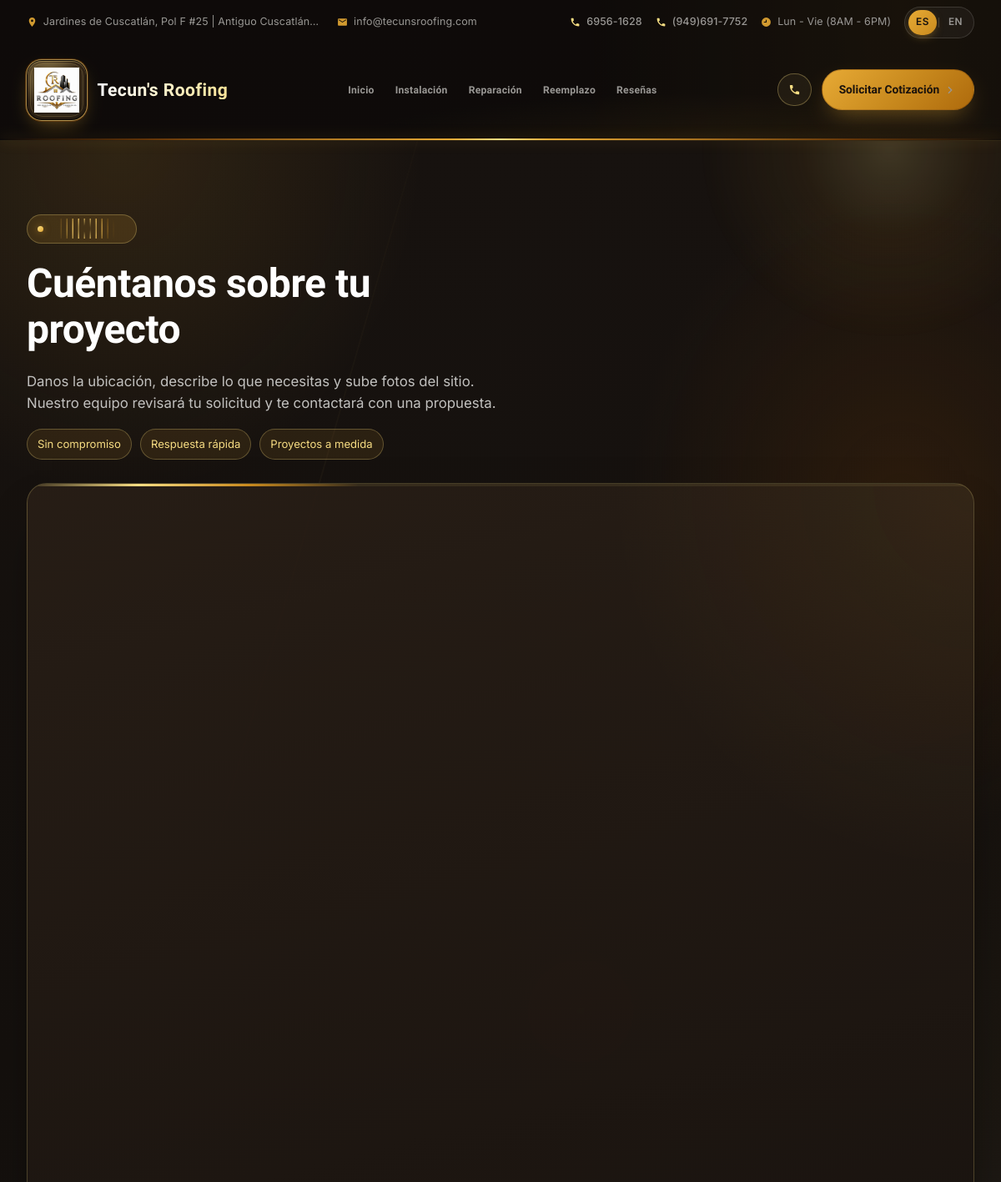
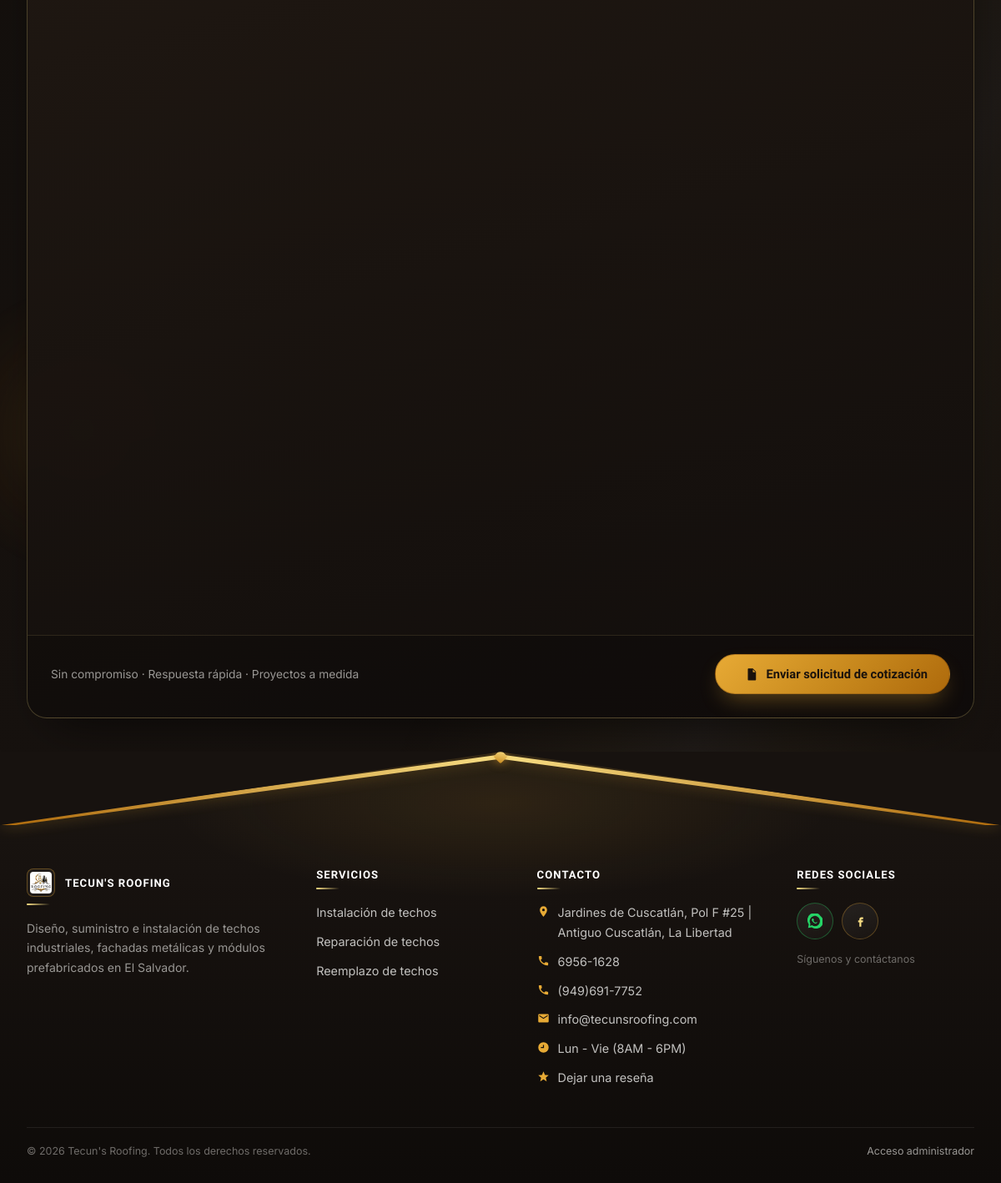
/cotizacion, run on the app's committed database (2 pictures, top to bottom).
### models.py (models this page shows)
class ContentBlock(db.Model):
    __tablename__ = "content_blocks"
    id = db.Column(db.Integer, primary_key=True)
    section_key = db.Column(db.String(80), unique=True, nullable=False)
    label = db.Column(db.String(150), nullable=False)  # human-friendly label for admin UI
    eyebrow = db.Column(db.String(150))
    title = db.Column(db.String(300))
    body = db.Column(db.Text)
    image_path = db.Column(db.String(300))
    extra = db.Column(db.String(300))  # small extra field (phone, cta label, etc.)
    updated_at = db.Column(db.DateTime, default=datetime.utcnow, onupdate=datetime.utcnow)

class Service(db.Model):
    __tablename__ = "services"
    id = db.Column(db.Integer, primary_key=True)
    slug = db.Column(db.String(120), unique=True, nullable=False)
    name = db.Column(db.String(150), nullable=False)
    short_description = db.Column(db.String(400))
    description = db.Column(db.Text)
    image_path = db.Column(db.String(300))  # imagen de portada / fallback del hero
    video_path = db.Column(db.String(300))  # video opcional del hero (mp4/webm)
    order = db.Column(db.Integer, default=0)
    active = db.Column(db.Boolean, default=True)
    gallery_images = db.relationship(
        "ServiceGalleryImage",
        backref="service",
        cascade="all, delete-orphan",
        lazy=True,
        order_by="ServiceGalleryImage.sort_order",
    )

### public_routes.py (the view, shortened to what this page needs)
@public_bp.route("/cotizacion", methods=["GET", "POST"])
def cotizacion():
    services = Service.query.filter_by(active=True).order_by(Service.order).all()
    if getattr(g, "lang", "es") == "en":
        services = [translations.localize_service(s) for s in services]
    quote_glass_cards = (
        QuoteGlassCard.query.filter_by(active=True)
        .order_by(QuoteGlassCard.sort_order, QuoteGlassCard.id)
        .limit(3)
        .all()
    )
    glass_rotations = [-15, 5, 25]
    return render_template(
        "cotizacion.html",
        services=services,
        quote_glass_cards=quote_glass_cards,
        glass_rotations=glass_rotations,
    )

### translations.py (called while the page is built)
def set_language():
    lang = request.cookies.get("lang")
    if lang not in SUPPORTED:
        lang = detect_lang()
    g.lang = lang

def detect_lang():
    accept = request.headers.get("Accept-Language", "")
    primary = accept.split(",")[0].strip().lower()
    code = primary.split(";")[0].split("-")[0].strip()
    return EN if code == EN else DEFAULT

def t(text, lang=None):
    text = str(text) if text is not None else ""
    if not text.strip():
        return text
    lang = lang or getattr(g, "lang", DEFAULT)
    if lang == DEFAULT or not _enabled():
        return text
    mapping = translate_mapping([text], lang)
    return mapping.get(text, text)

### templates/cotizacion.html (shortened to what this page needs)
{% extends "base.html" %}
{% block extra_head %}
<link rel="stylesheet" href="https://unpkg.com/leaflet@1.9.4/dist/leaflet.css" />
{% endblock %}
{% block content %}
<section class="quote-page">
  <div class="quote-page__bg" aria-hidden="true">
    <div class="quote-page__orb quote-page__orb--1"></div>
    <div class="quote-page__orb quote-page__orb--2"></div>
    <div class="quote-page__orb quote-page__orb--3"></div>
  </div>
  <div class="quote-page__hero">
    <div class="container quote-page__hero-grid">
      <div class="quote-page__hero-copy">
        {% set quote_eyebrow = t('Cotización') %}
        <div class="eyebrow eyebrow--shine quote-reveal" style="--reveal-delay:0s">
          <span class="eyebrow-shine">
            <span class="eyebrow-shine__loader" aria-hidden="true"></span>
          </span>
        </div>
        <h1 class="quote-reveal" style="--reveal-delay:.08s">{{ t('Cuéntanos sobre tu proyecto') }}</h1>
        <p class="quote-page__lead quote-reveal" style="--reveal-delay:.16s">{{ t('Danos la ubicación, describe lo que necesitas y sube fotos del sitio. Nuestro equipo revisará tu solicitud y te contactará con una propuesta.') }}</p>
        <ul class="quote-page__perks quote-reveal" style="--reveal-delay:.24s" aria-label="{{ t('Beneficios') }}">
          <li style="--perk-i:0">{{ t('Sin compromiso') }}</li>
          <li style="--perk-i:1">{{ t('Respuesta rápida') }}</li>
          <li style="--perk-i:2">{{ t('Proyectos a medida') }}</li>
        </ul>
      </div>
    </div>
  </div>
  <div class="container quote-page__body">
    <form class="quote-form quote-reveal" style="--reveal-delay:.32s" method="POST" action="{{ url_for('public.cotizacion') }}" enctype="multipart/form-data">
      <div class="quote-form__progress" aria-hidden="true">
        <span class="quote-form__progress-bar"></span>
      </div>
      <div class="quote-form__footer">
        <p class="quote-form__note">{{ t('Sin compromiso · Respuesta rápida · Proyectos a medida') }}</p>
        <button type="submit" class="btn btn-rust quote-form__submit">
          <svg class="btn-ico" viewBox="0 0 24 24" aria-hidden="true"><path fill="currentColor" d="M7 3h7l5 5v13a1 1 0 0 1-1 1H7a1 1 0 0 1-1-1V4a1 1 0 0 1 1-1zm7 1.5V9h4.5L14 4.5zM9 12h6v1.5H9V12zm0 3.5h6V17H9v-1.5zm0-7h3V10H9V8.5z"/></svg>
          <span>{{ t('Enviar solicitud de cotización') }}</span>
        </button>
      </div>
    </form>
  </div>
</section>
{% endblock %}

### templates/base.html (shortened to what this page needs)
<!doctype html>
<html lang="{{ 'en' if current_lang == 'en' else 'es' }}">
<head>
  <link rel="stylesheet" href="{{ url_for('static', filename='css/style.css') }}">
  {% block extra_head %}{% endblock %}
</head>
<body>
  <div class="site-header" id="siteHeader">
    <div class="topbar">
      <div class="container">
        <div class="topbar-left">
          {% if site_info %}
          <span class="topbar-item">
            <svg class="topbar-ico" viewBox="0 0 24 24" aria-hidden="true"><path fill="currentColor" d="M12 2C8.13 2 5 5.13 5 9c0 5.25 7 13 7 13s7-7.75 7-13c0-3.87-3.13-7-7-7zm0 9.5A2.5 2.5 0 1 1 12 6.5a2.5 2.5 0 0 1 0 5z"/></svg>
            <span>{{ site_info.body }}</span>
          </span>
          <a class="topbar-item" href="mailto:{{ site_info.title }}">
            <svg class="topbar-ico" viewBox="0 0 24 24" aria-hidden="true"><path fill="currentColor" d="M20 4H4c-1.1 0-2 .9-2 2v12c0 1.1.9 2 2 2h16c1.1 0 2-.9 2-2V6c0-1.1-.9-2-2-2zm0 4-8 5L4 8V6l8 5 8-5v2z"/></svg>
            <span>{{ site_info.title }}</span>
          </a>
          {% endif %}
        </div>
        <div class="topbar-right">
          {% if site_info %}
          <div class="topbar-phones">
            {% if site_info.eyebrow %}
            <a class="topbar-item topbar-item--phone" href="tel:{{ site_info.eyebrow }}">
              <span>{{ site_info.eyebrow }}</span>
            </a>
            {% endif %}
            {% if site_info.image_path %}
            <a class="topbar-item topbar-item--phone" href="tel:{{ site_info.image_path }}">
              <span>{{ site_info.image_path }}</span>
            </a>
            {% endif %}
            <span class="topbar-item">
            <svg class="topbar-ico" viewBox="0 0 24 24" aria-hidden="true"><path fill="currentColor" d="M12 2a10 10 0 1 0 0 20 10 10 0 0 0 0-20zm1 11H7v-2h4V7h2v6z"/></svg>
            <span>{{ site_info.extra }}</span>
          </span>
          <div class="lang-switch" aria-label="Idioma / Language">
            <a href="{{ url_for('public.set_lang', lang='es') }}" class="{{ 'active' if current_lang == 'es' else '' }}" aria-label="Español">ES</a>
            <a href="{{ url_for('public.set_lang', lang='en') }}" class="{{ 'active' if current_lang == 'en' else '' }}" aria-label="English">EN</a>
          </div>
        </div>
        {% endif %}
      </div>
    </div>
    <header class="navbar">
      <div class="container">
        <a class="brand" href="{{ url_for('public.index') }}">
          {% if site_logo and site_logo.image_path %}
            <span class="brand-logo-wrap">
              <img src="{{ url_for('static', filename=site_logo.image_path) }}" alt="Tecun's Roofing">
            </span>
          {% else %}
            <span class="brand-mark" aria-hidden="true"></span>
          {% endif %}
          <span class="brand-text">
            <span class="brand-name">{% block brand_name %}Tecun's Roofing{% endblock %}</span>
          </span>
        </a>
        <nav class="nav-links" id="navLinks" aria-label="{{ t('Menú principal') }}">
          {% set ep = request.endpoint or '' %}
          {% set current_slug = (request.view_args or {}).get('slug') %}
          <a
            class="nav-item {{ 'is-active' if ep == 'public.index' else '' }}"
            href="{{ url_for('public.index') }}"
          >{{ t('Inicio') }}</a>
          {% for s in nav_services %}
          {% set nav_label = s.name
            | replace(' de techos', '')
            | replace(' de Techos', '')
            | replace('Roofing ', '')
            | replace('Roof ', '')
            | replace(' roofs', '')
            | replace(' roof', '')
          %}
          <a
            class="nav-item {{ 'is-active' if ep == 'public.servicio_detalle' and current_slug == s.slug else '' }}"
            href="{{ url_for('public.servicio_detalle', slug=s.slug) }}"
          >{{ nav_label }}</a>
          {% endfor %}
          <a
            class="nav-item {{ 'is-active' if ep == 'public.resenas' else '' }}"
            href="{{ url_for('public.resenas') }}"
          >{{ t('Reseñas') }}</a>
        </nav>
        <div class="nav-cta">
          {% if site_info %}
          <button class="btn btn-call btn-call--desk" id="nav-phone-btn" type="button" aria-haspopup="dialog" aria-label="Llamar">
            <svg viewBox="0 0 24 24" aria-hidden="true"><path fill="currentColor" d="M6.62 10.79a15.05 15.05 0 0 0 6.59 6.59l2.2-2.2a1 1 0 0 1 1.01-.24c1.12.37 2.33.57 3.58.57a1 1 0 0 1 1 1V20a1 1 0 0 1-1 1C10.4 21 3 13.6 3 4a1 1 0 0 1 1-1h3.5a1 1 0 0 1 1 1c0 1.25.2 2.45.57 3.57a1 1 0 0 1-.25 1.02l-2.2 2.2z"/></svg>
          </button>
          {% endif %}
          <a class="btn btn-rust btn-nav-cta" href="{{ url_for('public.cotizacion') }}">
            <span>{{ t('Solicitar Cotización') }}</span>
            <svg class="btn-arrow" viewBox="0 0 24 24" aria-hidden="true"><path fill="currentColor" d="M13.172 12 8.222 7.05l1.414-1.414L16 12l-6.364 6.364-1.414-1.414z"/></svg>
          </a>
        </div>
      </div>
      <div class="navbar-glow" aria-hidden="true"></div>
    </header>
    <div class="header-accent" aria-hidden="true"></div>
  </div>
  <main>
    {% block content %}{% endblock %}
  </main>
  <footer class="site-footer">
    <div class="site-footer__shell">
      <div class="site-footer__ridge" aria-hidden="true">
        <span class="site-footer__ridge-cap"></span>
      </div>
      <div class="container site-footer__content">
        <div class="footer-grid">
          <div class="footer-brand">
            <h4 class="footer-brand__name">
              {% if site_logo and site_logo.image_path %}
                <img src="{{ url_for('static', filename=site_logo.image_path) }}" alt="Tecun's Roofing" class="footer-brand__logo">
              {% endif %}
              <span>TECUN'S ROOFING</span>
            </h4>
            <p class="footer-brand__text">{{ t('Diseño, suministro e instalación de techos industriales, fachadas metálicas y módulos prefabricados en El Salvador.') }}</p>
          </div>
          <div class="footer-col">
            <h4>{{ t('Servicios') }}</h4>
            <ul>
              {% for s in nav_services %}
                <li><a href="{{ url_for('public.servicio_detalle', slug=s.slug) }}">{{ s.name }}</a></li>
              {% endfor %}
            </ul>
          </div>
          <div class="footer-col">
            <h4>{{ t('Contacto') }}</h4>
            <ul class="footer-contact">
              {% if site_info %}
              <li>
                <svg viewBox="0 0 24 24" aria-hidden="true"><path fill="currentColor" d="M12 2C8.13 2 5 5.13 5 9c0 5.25 7 13 7 13s7-7.75 7-13c0-3.87-3.13-7-7-7zm0 9.5A2.5 2.5 0 1 1 12 6.5a2.5 2.5 0 0 1 0 5z"/></svg>
                <span>{{ site_info.body }}</span>
              </li>
              <li>
                <svg viewBox="0 0 24 24" aria-hidden="true"><path fill="currentColor" d="M6.62 10.79a15.05 15.05 0 0 0 6.59 6.59l2.2-2.2a1 1 0 0 1 1.01-.24c1.12.37 2.33.57 3.58.57a1 1 0 0 1 1 1V20a1 1 0 0 1-1 1C10.4 21 3 13.6 3 4a1 1 0 0 1 1-1h3.5a1 1 0 0 1 1 1c0 1.25.2 2.45.57 3.57a1 1 0 0 1-.25 1.02l-2.2 2.2z"/></svg>
                <a href="tel:{{ site_info.eyebrow }}">{{ site_info.eyebrow }}</a>
              </li>
              {% if site_info.image_path %}
              <li>
                <svg viewBox="0 0 24 24" aria-hidden="true"><path fill="currentColor" d="M6.62 10.79a15.05 15.05 0 0 0 6.59 6.59l2.2-2.2a1 1 0 0 1 1.01-.24c1.12.37 2.33.57 3.58.57a1 1 0 0 1 1 1V20a1 1 0 0 1-1 1C10.4 21 3 13.6 3 4a1 1 0 0 1 1-1h3.5a1 1 0 0 1 1 1c0 1.25.2 2.45.57 3.57a1 1 0 0 1-.25 1.02l-2.2 2.2z"/></svg>
                <a href="tel:{{ site_info.image_path }}">{{ site_info.image_path }}</a>
              </li>
              {% endif %}
              <li>
                <svg viewBox="0 0 24 24" aria-hidden="true"><path fill="currentColor" d="M20 4H4c-1.1 0-2 .9-2 2v12c0 1.1.9 2 2 2h16c1.1 0 2-.9 2-2V6c0-1.1-.9-2-2-2zm0 4-8 5L4 8V6l8 5 8-5v2z"/></svg>
                <a href="mailto:{{ site_info.title }}">{{ site_info.title }}</a>
              </li>
              <li>
                <svg viewBox="0 0 24 24" aria-hidden="true"><path fill="currentColor" d="M12 2a10 10 0 1 0 0 20 10 10 0 0 0 0-20zm1 11H7v-2h4V7h2v6z"/></svg>
                <span>{{ site_info.extra }}</span>
              </li>
              {% endif %}
              <li>
                <svg viewBox="0 0 24 24" aria-hidden="true"><path fill="currentColor" d="M12 17.27 18.18 21l-1.64-7.03L22 9.24l-7.19-.61L12 2 9.19 8.63 2 9.24l5.46 4.73L5.82 21z"/></svg>
                <a href="{{ url_for('public.resenas') }}">{{ t('Dejar una reseña') }}</a>
              </li>
            </ul>
          </div>
          <div class="footer-col">
            <h4>{{ t('Redes sociales') }}</h4>
            <div class="footer-social">
              {% if site_socials and site_socials.eyebrow %}
              <a class="footer-social__btn footer-social__btn--wa" href="{{ site_socials.eyebrow }}" target="_blank" rel="noopener" aria-label="WhatsApp" title="WhatsApp">
                <svg viewBox="0 0 24 24" aria-hidden="true"><path fill="currentColor" d="M20.5 3.5A11 11 0 0 0 2.1 17.2L1 23l5.9-1.1A11 11 0 1 0 20.5 3.5zM12 20.2a8.2 8.2 0 0 1-4.2-1.2l-.3-.2-3.5.7.7-3.4-.2-.3A8.2 8.2 0 1 1 12 20.2zm4.7-5.9c-.3-.1-1.5-.8-1.8-.8-.2 0-.4-.1-.6.2s-.7.8-.8 1-.3.2-.6.1a6.7 6.7 0 0 1-3.3-2.9c-.2-.4.2-.4.6-1.3.1-.1 0-.3 0-.4s-.6-1.4-.8-1.9c-.2-.5-.4-.4-.6-.4h-.5c-.2 0-.4.1-.6.3s-.8.8-.8 1.9.8 2.2.9 2.3a9 9 0 0 0 3.7 3.2c1.4.6 1.7.5 2 .4.3-.1 1.1-.4 1.2-.9.2-.4.2-.8.1-.9-.1 0-.2-.1-.5-.2z"/></svg>
              </a>
              {% elif site_info and site_info.eyebrow %}
              <a class="footer-social__btn footer-social__btn--wa" href="https://wa.me/503{{ site_info.eyebrow|replace('-','')|replace(' ','')|replace('(','')|replace(')','')|replace('+','') }}" target="_blank" rel="noopener" aria-label="WhatsApp" title="WhatsApp">
              </a>
              {% endif %}
              {% if site_socials and site_socials.title %}
              <a class="footer-social__btn" href="{{ site_socials.title }}" target="_blank" rel="noopener" aria-label="Facebook" title="Facebook">
                <svg viewBox="0 0 24 24" aria-hidden="true"><path fill="currentColor" d="M14 9h3V6h-3c-1.8 0-3 1.4-3 3v2H9v3h2v7h3v-7h2.4l.6-3H14V9z"/></svg>
              </a>
              {% endif %}
            </div>
            <p class="footer-social__hint">{{ t('Síguenos y contáctanos') }}</p>
          </div>
        </div>
        <div class="footer-bottom">
          <span>© {{ 2026 }} Tecun's Roofing. {{ t('Todos los derechos reservados.') }}</span>
          <a href="{{ url_for('admin.login') }}">{{ t('Acceso administrador') }}</a>
        </div>
      </div>
    </div>
  </footer>
</body>
</html>

### data on the page
ContentBlock: body "Jardines de Cuscatlán, Pol F #25 | Antiguo Cuscatlá…", title "info@tecunsroofing.com", eyebrow "6956-1628", image_path "(949)691-7752", extra "Lun - Vie (8AM - 6PM)", body "Jardines de Cuscatlán, Pol F #25 | Antiguo Cuscatlán, La Libertad"
ContentBlock: image_path (picture)
Service: nav_label "Instalación", name "Instalación de techos"
Service: nav_label "Reparación", name "Reparación de techos"
Service: nav_label "Reemplazo", name "Reemplazo de techos"

### other printed values
{{ t('Inicio') }} "Inicio"
{{ t('Reseñas') }} "Reseñas"
{{ t('Solicitar Cotización') }} "Solicitar Cotización"
{{ t('Cuéntanos sobre tu proyecto') }} "Cuéntanos sobre tu proyecto"
{{ t('Sin compromiso') }} "Sin compromiso"
{{ t('Respuesta rápida') }} "Respuesta rápida"
{{ t('Proyectos a medida') }} "Proyectos a medida"
{{ t('Sin compromiso · Respuesta rápida · Proyectos a medida') }} "Sin compromiso · Respuesta rápida · Proyectos a medida"
{{ t('Enviar solicitud de cotización') }} "Enviar solicitud de cotización"
{{ t('Servicios') }} "SERVICIOS"
{{ t('Contacto') }} "CONTACTO"
{{ t('Dejar una reseña') }} "Dejar una reseña"
{{ t('Redes sociales') }} "REDES SOCIALES"
{{ t('Síguenos y contáctanos') }} "Síguenos y contáctanos"
{{ 2026 }} "2026"
